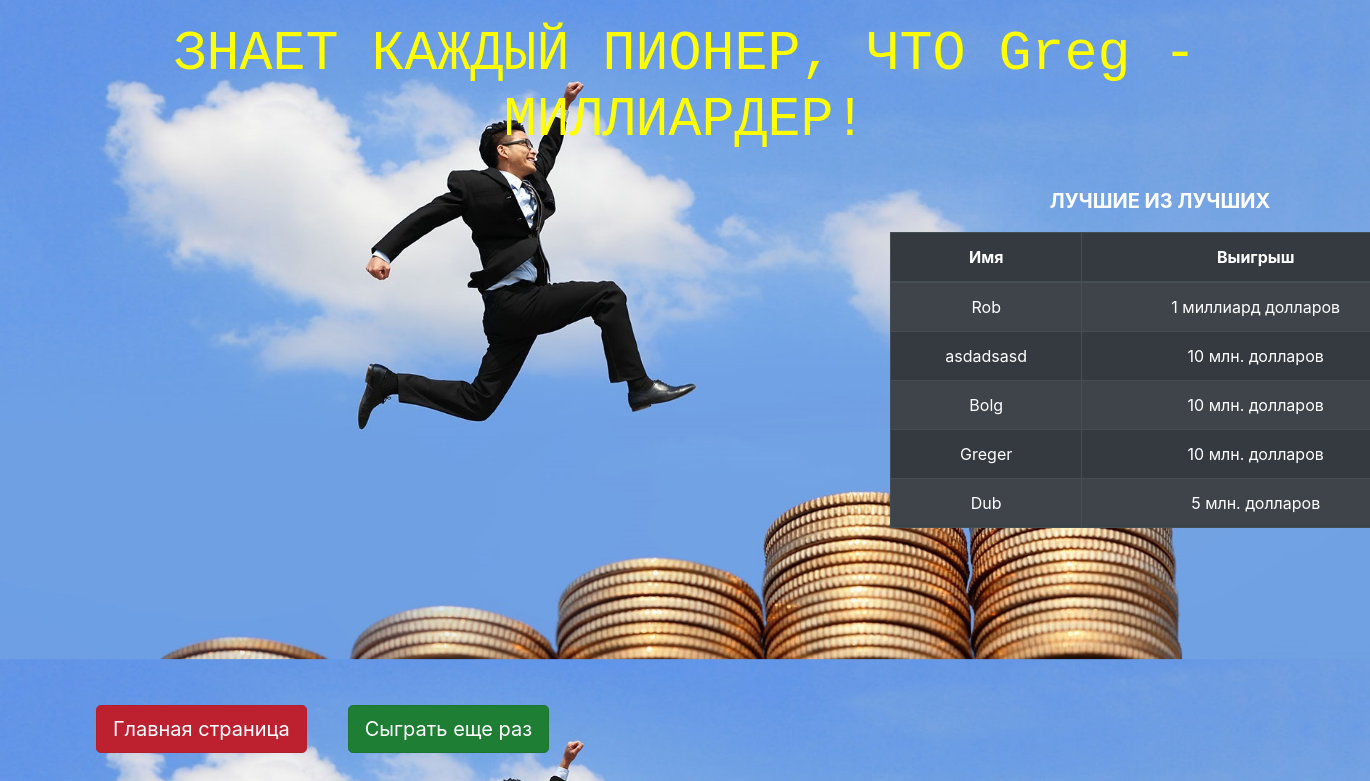
Page /milliarder/1/win/ on the earlier database version.
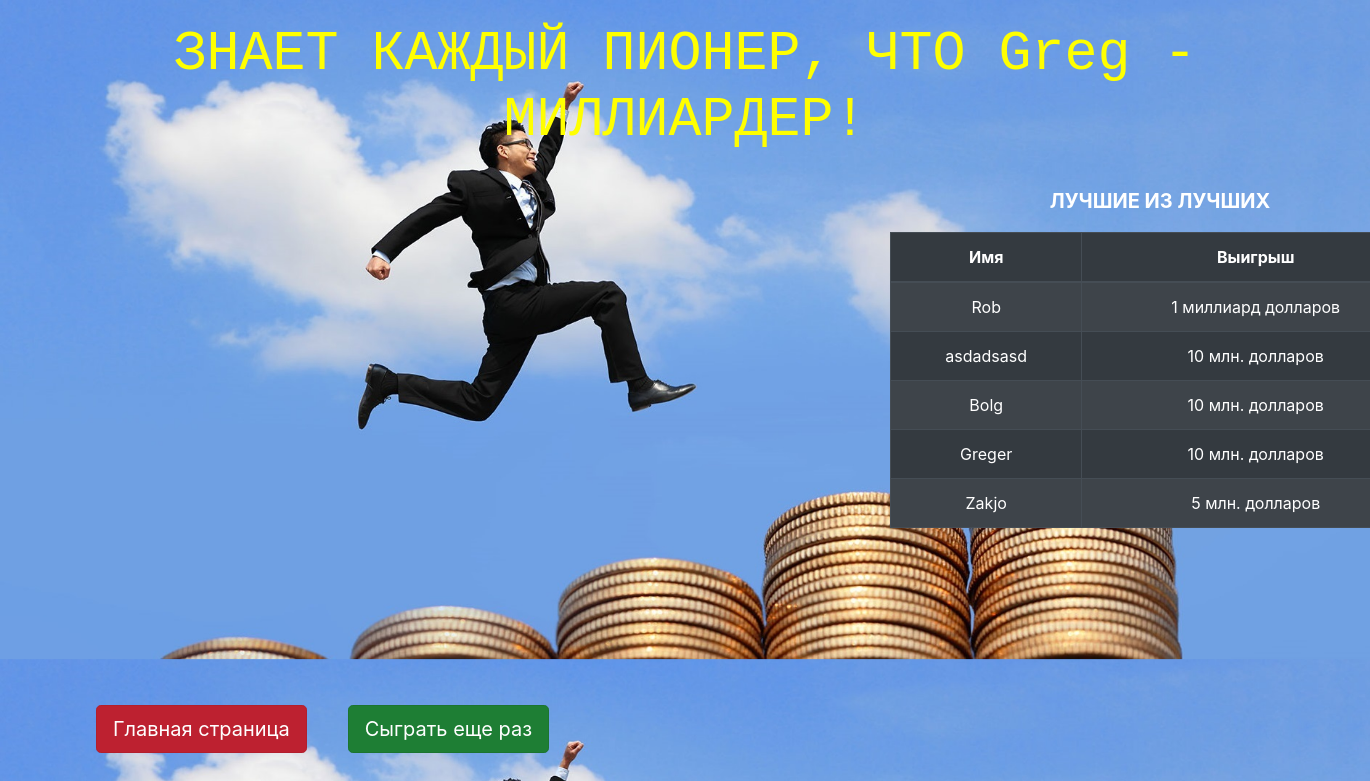
Same page on the later database version.
### milliard/models.py (models this page shows, shortened)
class Player(models.Model):
    name = models.CharField(max_length=50)
    count_correct_answers = models.IntegerField(default=0, blank=True)
    money_won = models.IntegerField(default=0, blank=True)
    fifty_fifty = models.IntegerField(default=1, blank=True)
    help_people = models.IntegerField(default=1, blank=True)
    call_friend = models.IntegerField(default=1, blank=True)

### milliard/views.py (the view)
# urls.py: path('<int:player_id>/win/', views.winner, name = 'winner_url'),
def winner (request, player_id):
    player = get_object_or_404 (Player, id=player_id)
    gamers = list(Player.objects.all().order_by('money_won'))
    gamers = gamers[len(gamers):-6:-1]
    return render(request,'milliard/winner_url.html', context={'player':player, 'gamers':gamers})

### milliard/templates/milliard/winner_url.html (shortened to what this page needs)
<!DOCTYPE html>
<html lang="ru">
<head>
    <link rel="stylesheet" href="https://stackpath.bootstrapcdn.com/bootstrap/4.3.1/css/bootstrap.min.css"
>
  {% load staticfiles %}
  <link rel="stylesheet" href="{% static 'milliard/css/winner_styles.css' %}" type="text/css">
</head>
<body>
<h1 style="color: yellow; font-size: 55px; text-align: center; margin-top:22px; font-family: 'Courier New', Courier, monospace;">
ЗНАЕТ КАЖДЫЙ ПИОНЕР, ЧТО {{player.name}} - МИЛЛИАРДЕР!</h1>
<div class = "container " >
    <div class = "row">
        <div class = "col-sm-6 mt-4 offset-md-8">
<p align="center"><b><span style="color: white; font-size: 20px"> ЛУЧШИЕ ИЗ ЛУЧШИХ </span></b></p>
<table class="table table-bordered table-striped table-dark">
  <thead class="thead-dark">
    <tr align="center">
      <th scope="col">Имя</th>
      <th scope="col">Выигрыш</th>
    </tr>
  </thead>
  <tbody>
  {% for gamer in gamers  %}
    <tr align="center">
      <td >{{gamer.name }}</td>
    {% if gamer.money_won != 1000 %}
      <td >{{gamer.money_won}} млн. долларов</td>
      {% else %}
      <td >1 миллиард долларов</td>
    {% endif %}
    </tr>
  {% endfor %}
  </tbody>
</table>
        </div>
    </div>
</div>
</br><a style="margin-left:7%; margin-top:10%" href="{% url 'start_page_url' %}" class="btn btn-danger btn-lg  active"
role="button" aria-pressed="true"> Главная страница </a> &emsp;&emsp;
<a style="margin-top:10%" href="{% url 'create_player_url' %}" class="btn btn-success btn-lg  active"
role="button" aria-pressed="true"> Сыграть еще раз </a>
</body>
</html>

Differences in the rows shown:
no longer on this page (row unchanged): Player: name "Dub", money_won "5"
added Player: name "Zakjo", money_won "5"
